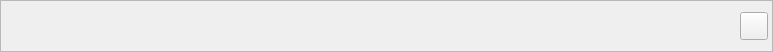
<?xml version="1.0" encoding="UTF-8"?>
<ui version="4.0">
 <class>Form</class>
 <widget class="QWidget" name="Form">
  <property name="geometry">
   <rect>
    <x>0</x>
    <y>0</y>
    <width>773</width>
    <height>52</height>
   </rect>
  </property>
  <property name="windowTitle">
   <string>Form</string>
  </property>
  <layout class="QVBoxLayout" name="verticalLayout">
   <property name="leftMargin">
    <number>0</number>
   </property>
   <property name="topMargin">
    <number>0</number>
   </property>
   <property name="rightMargin">
    <number>0</number>
   </property>
   <property name="bottomMargin">
    <number>0</number>
   </property>
   <item>
    <widget class="QFrame" name="user_joke_frame">
     <property name="frameShape">
      <enum>QFrame::StyledPanel</enum>
     </property>
     <property name="frameShadow">
      <enum>QFrame::Raised</enum>
     </property>
     <layout class="QHBoxLayout" name="horizontalLayout">
      <property name="spacing">
       <number>1</number>
      </property>
      <property name="leftMargin">
       <number>4</number>
      </property>
      <property name="topMargin">
       <number>4</number>
      </property>
      <property name="rightMargin">
       <number>4</number>
      </property>
      <property name="bottomMargin">
       <number>4</number>
      </property>
      <item>
       <widget class="QLabel" name="joke_label">
        <property name="text">
         <string/>
        </property>
        <property name="wordWrap">
         <bool>true</bool>
        </property>
       </widget>
      </item>
      <item>
       <widget class="QPushButton" name="delete_joke_pushButton">
        <property name="minimumSize">
         <size>
          <width>28</width>
          <height>28</height>
         </size>
        </property>
        <property name="maximumSize">
         <size>
          <width>28</width>
          <height>28</height>
         </size>
        </property>
        <property name="text">
         <string/>
        </property>
       </widget>
      </item>
     </layout>
    </widget>
   </item>
  </layout>
 </widget>
 <resources/>
 <connections/>
</ui>
